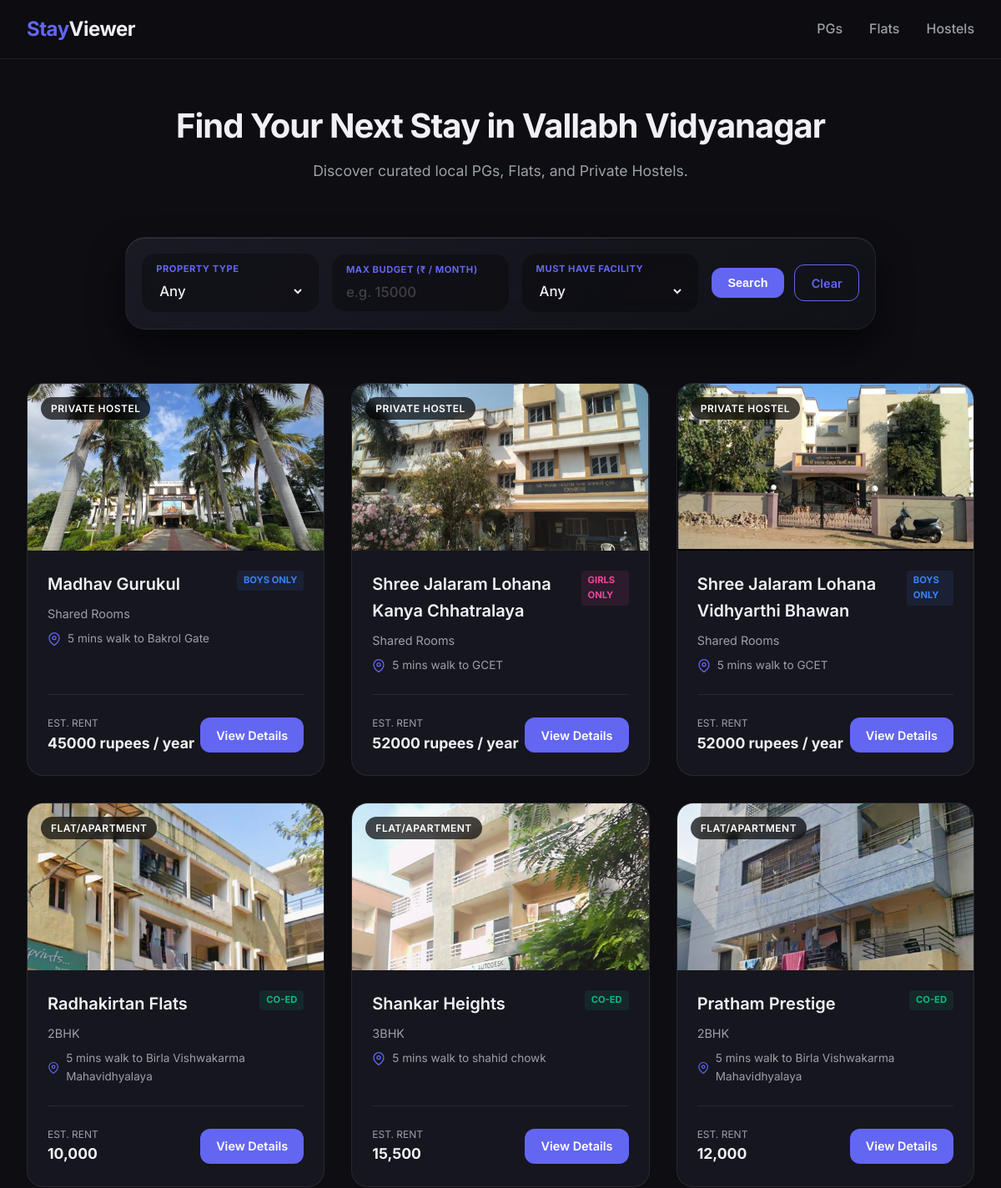
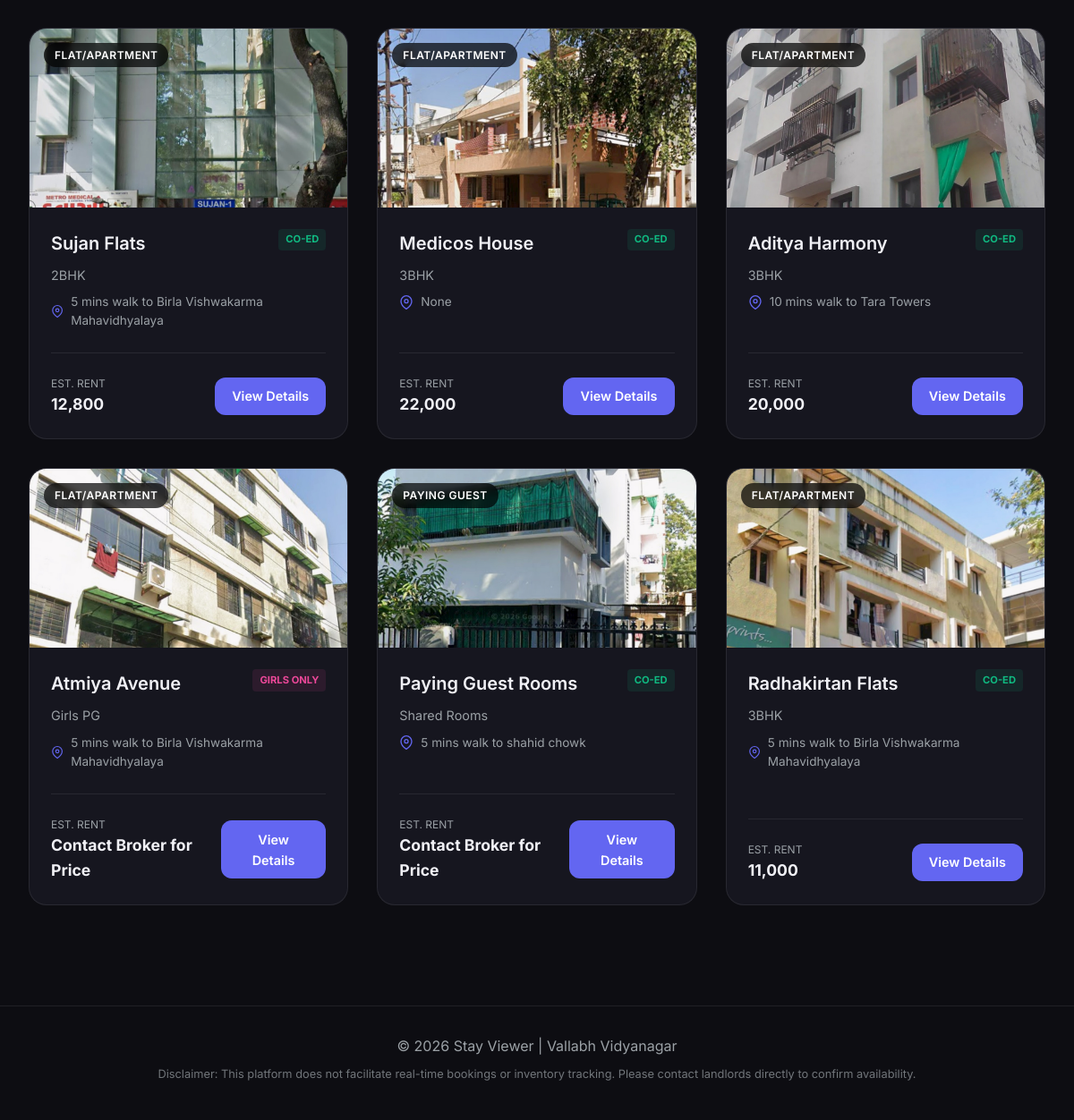
The page / on the database its author committed (2 pictures, top to bottom).
### properties/models.py (models this page shows, shortened)
class Property(models.Model):
    PROPERTY_TYPES = [
        ('PG', 'Paying Guest'),
        ('FLAT', 'Flat/Apartment'),
        ('HOSTEL', 'Private Hostel'),
    ]
    GENDER_POLICIES = [
        ('BOYS', 'Boys Only'),
        ('GIRLS', 'Girls Only'),
        ('COED', 'Co-ed'),
    ]
    title = models.CharField(max_length=255, help_text="e.g. Sujan Flats")
    property_type = models.CharField(max_length=20, choices=PROPERTY_TYPES)
    configuration = models.CharField(max_length=100, blank=True, null=True, help_text="e.g. 1BHK, 2BHK, Shared Room")
    gender_policy = models.CharField(max_length=10, choices=GENDER_POLICIES, default='COED')
    address = models.TextField()
    map_coordinates = models.CharField(max_length=255, blank=True, null=True, help_text="e.g., 22.5534, 72.9234 for exact pin drop")
    walking_distance_bvm = models.CharField(max_length=100, blank=True, null=True, help_text="e.g. 5 mins walk to BVM")
    estimated_rent = models.CharField(max_length=100, help_text="e.g. ₹5000/month")
    numeric_rent = models.IntegerField(blank=True, null=True, help_text="Raw number for search filtering (e.g. 12000)")
    broker_fees = models.CharField(max_length=100, blank=True, null=True, help_text="e.g. 1 month rent")
    amenities = models.ManyToManyField(Amenity, blank=True)
    last_updated = models.DateTimeField(auto_now=True)
    created_at = models.DateTimeField(auto_now_add=True)
    class Meta:
        verbose_name_plural = "Properties"

class PropertyImage(models.Model):
    property = models.ForeignKey(Property, related_name='images', on_delete=models.CASCADE)
    image = models.ImageField(upload_to='property_images/')
    caption = models.CharField(max_length=100, blank=True, null=True, help_text="e.g. Building Exterior, Bedroom")
    is_primary = models.BooleanField(default=False, help_text="Check to make this the main thumbnail")

### properties/views.py (the view)
# urls.py: path('', views.property_list, name='property_list'),
def property_list(request):
    properties = Property.objects.all().order_by('-last_updated')
    property_type = request.GET.get('type')
    if property_type:
        properties = properties.filter(property_type=property_type)
    max_rent = request.GET.get('max_rent')
    if max_rent and max_rent.isdigit():
        properties = properties.filter(numeric_rent__lte=int(max_rent))
    amenity_name = request.GET.get('amenity')
    if amenity_name:
        properties = properties.filter(amenities__name__icontains=amenity_name)
    amenities = Amenity.objects.all()
    context = {
        'properties': properties.distinct(),
        'amenities': amenities,
        'selected_type': property_type,
        'selected_rent': max_rent,
        'selected_amenity': amenity_name
    }
    return render(request, 'properties/property_list.html', context)

### templates/properties/property_list.html (shortened to what this page needs)
{% extends 'base.html' %}
{% load static %}
{% block content %}
<div class="page-header">
    <h1>Find Your Next Stay in Vallabh Vidyanagar</h1>
    <p class="subtitle">Discover curated local PGs, Flats, and Private Hostels.</p>
</div>
<div class="search-container glass-panel">
    <form method="GET" action="{% url 'properties:property_list' %}" class="search-form">
        <div class="form-group">
            <label for="type">Property Type</label>
            <select name="type" id="type" class="form-control">
                <option value="">Any</option>
            </select>
        </div>
        <div class="form-group">
            <label for="max_rent">Max Budget (₹ / Month)</label>
            <input type="number" name="max_rent" id="max_rent" class="form-control" placeholder="e.g. 15000" value="{{ selected_rent|default_if_none:'' }}">
        </div>
        <div class="form-group">
            <label for="amenity">Must Have Facility</label>
            <select name="amenity" id="amenity" class="form-control">
                <option value="">Any</option>
            </select>
        </div>
        <div class="form-actions">
            <button type="submit" class="btn btn-primary">Search</button>
            <a href="{% url 'properties:property_list' %}" class="btn btn-outline">Clear</a>
        </div>
    </form>
</div>
<div class="property-grid">
    {% for property in properties %}
        <div class="property-card">
            <div class="card-image-container">
                {% if property.images.all %}
                    {% with primary_img=property.images.first %}
                        <img src="{{ primary_img.image.url }}" alt="{{ property.title }}" class="card-image">
                    {% endwith %}
                {% else %}
                    <div class="placeholder-image">
                        <span>No Image</span>
                    </div>
                {% endif %}
                <span class="badge">{{ property.get_property_type_display }}</span>
            </div>
            <div class="card-content">
                <div class="card-header">
                    <h2 class="card-title">{{ property.title }}</h2>
                    <span class="gender-policy {{ property.gender_policy|lower }}">{{ property.get_gender_policy_display }}</span>
                </div>
                <p class="card-config">{{ property.configuration }}</p>
                <p class="card-location">
                    <svg width="16" height="16" viewBox="0 0 24 24" fill="none" stroke="currentColor" stroke-width="2"><path d="M21 10c0 7-9 13-9 13s-9-6-9-13a9 9 0 0 1 18 0z"></path><circle cx="12" cy="10" r="3"></circle></svg>
                    {{ property.walking_distance_bvm }}
                </p>
                <div class="card-footer">
                    <div class="rent-info">
                        <span class="rent-label">Est. Rent</span>
                        <span class="rent-amount">{{ property.estimated_rent }}</span>
                    </div>
                    <a href="{% url 'properties:property_detail' property.pk %}" class="btn btn-primary">View Details</a>
                </div>
            </div>
        </div>
    {% empty %}
        <div class="empty-state">
            <h3>No properties found.</h3>
            <p>We are currently updating our directory. Please check back soon.</p>
        </div>
    {% endfor %}
</div>
{% endblock %}

### rows shown on the page
Property: images.first.image (picture), property_type "PRIVATE HOSTEL", title "Madhav Gurukul", gender_policy "BOYS ONLY", configuration "Shared Rooms", walking_distance_bvm "5 mins walk to Bakrol Gate", estimated_rent "45000 rupees / year"
Property: images.first.image (picture), property_type "PRIVATE HOSTEL", title "Shree Jalaram Lohana Kanya Chhatralaya", gender_policy "GIRLS ONLY", configuration "Shared Rooms", walking_distance_bvm "5 mins walk to GCET", estimated_rent "52000 rupees / year"
Property: images.first.image (picture), property_type "PRIVATE HOSTEL", title "Shree Jalaram Lohana Vidhyarthi Bhawan", gender_policy "BOYS ONLY", configuration "Shared Rooms", walking_distance_bvm "5 mins walk to GCET", estimated_rent "52000 rupees / year"
Property: images.first.image (picture), property_type "FLAT/APARTMENT", title "Radhakirtan Flats", gender_policy "CO-ED", configuration "2BHK", walking_distance_bvm "5 mins walk to Birla Vishwakarma Mahavidhyalaya", estimated_rent "10,000"
Property: images.first.image (picture), property_type "FLAT/APARTMENT", title "Shankar Heights", gender_policy "CO-ED", configuration "3BHK", walking_distance_bvm "5 mins walk to shahid chowk", estimated_rent "15,500"
Property: images.first.image (picture), property_type "FLAT/APARTMENT", title "Pratham Prestige", gender_policy "CO-ED", configuration "2BHK", walking_distance_bvm "5 mins walk to Birla Vishwakarma Mahavidhyalaya", estimated_rent "12,000"
Property: images.first.image (picture), property_type "FLAT/APARTMENT", title "Sujan Flats", gender_policy "CO-ED", configuration "2BHK", walking_distance_bvm "5 mins walk to Birla Vishwakarma Mahavidhyalaya", estimated_rent "12,800"
Property: images.first.image (picture), property_type "FLAT/APARTMENT", title "Medicos House", gender_policy "CO-ED", configuration "3BHK", walking_distance_bvm "None", estimated_rent "22,000"
Property: images.first.image (picture), property_type "FLAT/APARTMENT", title "Aditya Harmony", gender_policy "CO-ED", configuration "3BHK", walking_distance_bvm "10 mins walk to Tara Towers", estimated_rent "20,000"
Property: images.first.image (picture), property_type "FLAT/APARTMENT", title "Atmiya Avenue", gender_policy "GIRLS ONLY", configuration "Girls PG", walking_distance_bvm "5 mins walk to Birla Vishwakarma Mahavidhyalaya", estimated_rent "Contact Broker for Price"
Property: images.first.image (picture), property_type "PAYING GUEST", title "Paying Guest Rooms", gender_policy "CO-ED", configuration "Shared Rooms", walking_distance_bvm "5 mins walk to shahid chowk", estimated_rent "Contact Broker for Price"
Property: images.first.image (picture), property_type "FLAT/APARTMENT", title "Radhakirtan Flats", gender_policy "CO-ED", configuration "3BHK", walking_distance_bvm "5 mins walk to Birla Vishwakarma Mahavidhyalaya", estimated_rent "11,000"
